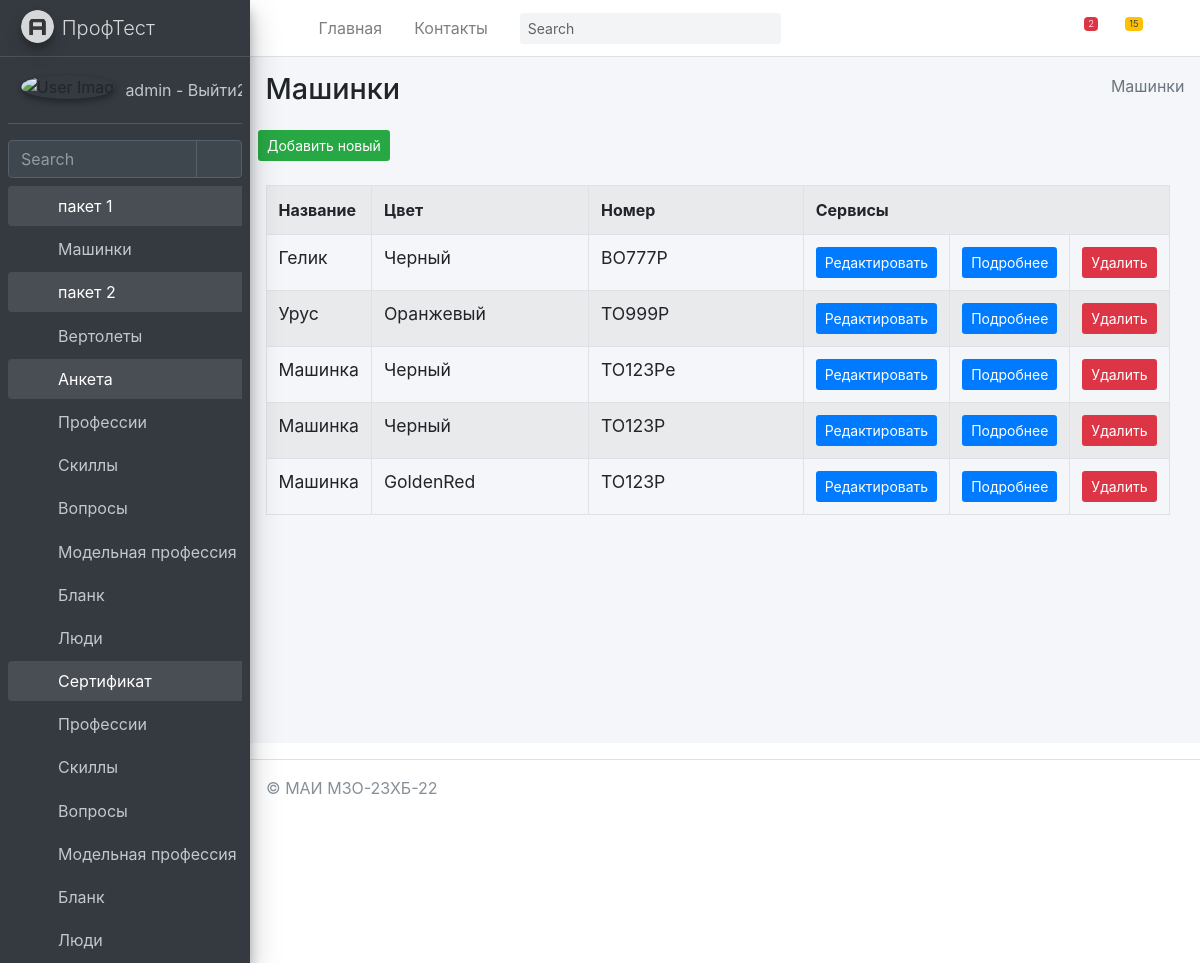
Page /car/mycar/ (signed in) on the earlier database version.
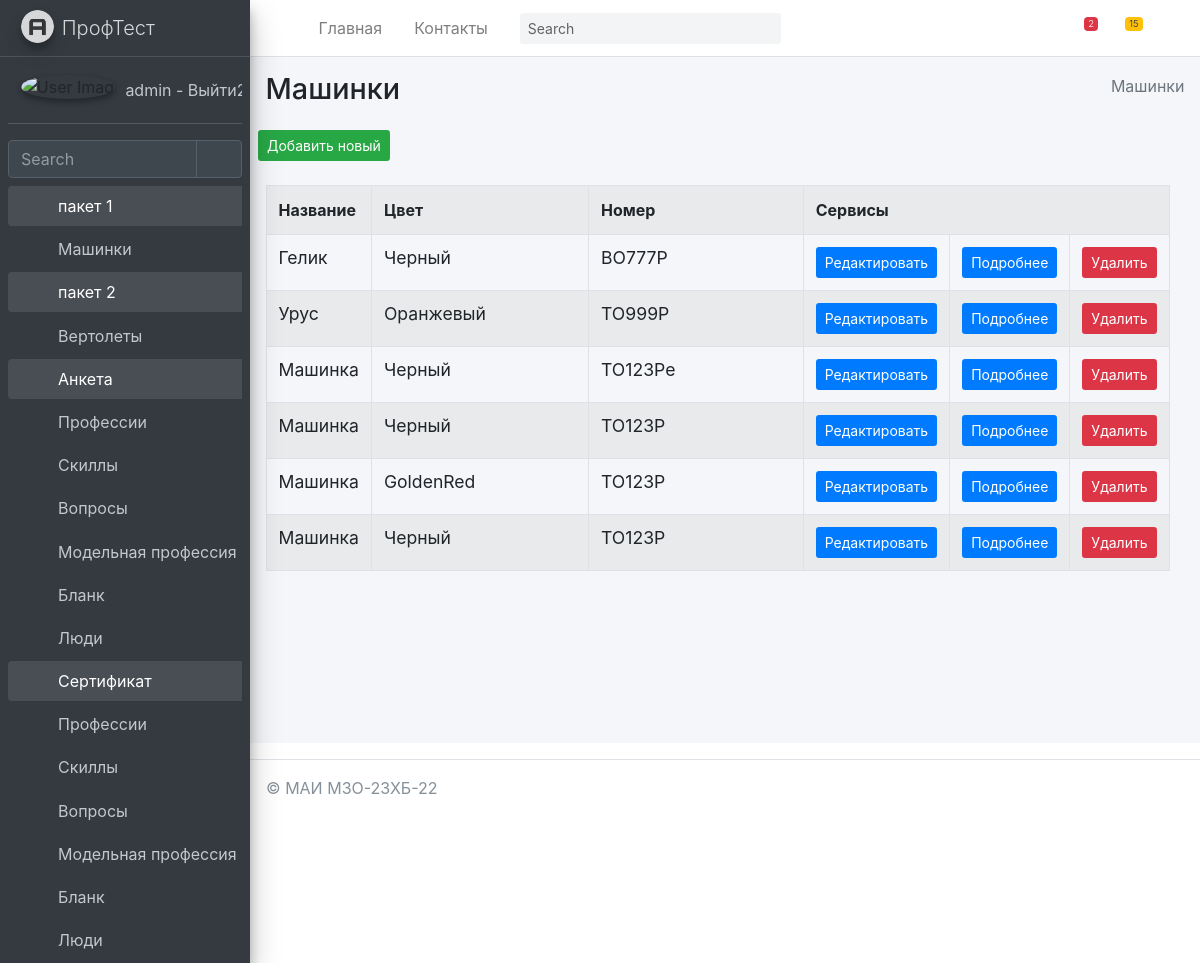
Same page on the later database version.
### mysite/car/models.py (models this page shows, shortened)
class Forlog(models.Model):
    created_at = models.DateTimeField(auto_now_add=True,  verbose_name='Создано')
    updated_at = models.DateTimeField(auto_now=True, verbose_name='Обновлено')
    edesc = models.TextField(blank=True, null=True, verbose_name='Комментарий')
    erem = models.BooleanField(default=False, verbose_name='Удалить?')
    class Meta:
        abstract = True

class MyCar(Forlog):
    name = models.CharField(max_length=255, blank=False, null= False, default="Машинка", verbose_name="Название")
    color = models.CharField(max_length=255, blank=False, null = False, default="Черный", verbose_name="Цвет")
    nomb = models.CharField(max_length=255, blank=False, null = False, default="TO123P", verbose_name="Номер")
    class Meta:
        verbose_name = 'Машинка'
        verbose_name_plural = 'Машинки'
        ordering = ['id']

### mysite/car/views.py (the view)
# urls.py: path('mycar/', MyCarView.as_view(), name='MyCar'),
@method_decorator(login_required(login_url='/login/'), name='dispatch')
class MyCarView(ListView):
	model = MyCar
	context_object_name = 'mycar_list'
	success_url = reverse_lazy('car: MyCar')
	paginate_by = item_for_page
	def get_context_data(self, *, object_list=None, **kwargs):
		context = super(MyCarView,self).get_context_data(**kwargs)
		context['sometry'] = self.model._meta.verbose_name_plural
		context['col1name'] = self.model._meta.get_field("name").verbose_name
		context['col2name'] = self.model._meta.get_field("color").verbose_name
		context['col3name'] = self.model._meta.get_field("nomb").verbose_name
		context['collastname'] = 'Cервисы'
		return context

### mysite/car/templates/car/mycar_list.html (shortened to what this page needs)
{% extends "car/base.html" %}
{% block content %}
{% load car_tags %}
<div class="content-wrapper">
    {% block sidebar %}
    {% include 'car/includes/_breadcrumb.html' %}
    {% endblock %}
    <section class="content">
        <button class="btn bg-success btn-sm">
            <a href="{% url 'car:MyCarCreate' %}" class=''>
                Добавить новый
            </a>
        </button>
        <br><br>
        <div class="container-fluid row">
            <div class="col-md-12">
                <table class="table table-striped table-bordered ">
                    <tr>
                        <th class="w-10">{{ col1name }}</th>
                        <th class="w-25">{{ col2name }}</th>
                        <th class="w-25">{{ col3name }}</th>
                        <th colspan="3">Сервисы</th>
                    </tr>
                    {% for item in mycar_list %}
                    <tr>
                        <td>
                            <h5 class="card-title">
                                {{ item.name }}
                            </h5>
                        </td>
                        <td>
                            <h5 class="card-title">
                                {{ item.color }}
                            </h5>
                        </td>
                        <td>
                            <h5 class="card-title">
                                {{ item.nomb }}
                            </h5>
                        </td>
                        <td>
                            <button class="btn bg-primary  btn-sm">
                                <a href="{% url 'car:MyCarUpdate' item.pk %}">Редактировать</a>
                            </button>
                        </td>
                        <td>
                            <button class="btn bg-primary  btn-sm">
                                <a href="{% url 'car:MyCarDetail' item.pk %}">Подробнее</a>
                            </button>
                        </td>
                        <td>
                            <button class="btn bg-danger  btn-sm" >
                                <a href="{% url 'car:MyCarDelete' item.pk %}">Удалить</a>
                            </button>
                        </td>
                    </tr>
                    {% endfor %}
                </table>
            </div>
        </div>
    </section>
</div>
{% endblock %}

### mysite/templates/includes/full_sidebar.html
<aside class="main-sidebar sidebar-dark-primary elevation-4">
    <a href="/" class="brand-link">
        <img src="{{ ASSETS_ROOT }}/img/AdminLTELogo.png" alt="AdminLTE Logo" class="brand-image img-circle elevation-3"
             style="opacity: .8">
        <span class="brand-text font-weight-light">ПрофТест</span>
    </a>
    <div class="sidebar">
        <div class="user-panel mt-3 pb-3 mb-3 d-flex">
            <div class="image">
                <img src="{{ ASSETS_ROOT }}/img/user2-160x160.jpg" class="img-circle elevation-2" alt="User Image">
            </div>
            <div class="info">
                <a href="{% url 'logout' %}" class="d-block">
                    {{ request.user.username }} - Выйти2
                </a>
            </div>
        </div>
        <div class="form-inline">
            <div class="input-group" data-widget="sidebar-search">
                <input class="form-control form-control-sidebar" type="search" placeholder="Search" aria-label="Search">
                <div class="input-group-append">
                    <button class="btn btn-sidebar">
                        <i class="fas fa-search fa-fw"></i>
                    </button>
                </div>
            </div>
        </div>
        <nav class="mt-2">
            <ul class="nav nav-pills nav-sidebar flex-column" data-widget="treeview" role="menu" data-accordion="false">
                {% for item1 in SIDEBAR %}
                    <li class="nav-item {% if 'children' in item1 %} has-treeview menu-is-opening menu-open {% endif %}">
                    <a href="{% if 'children' in item1 %}#{% else %}{{ item1.url }}{% endif %}" class="nav-link">
                        <i class="nav-icon fas fa-circle {{ item1.color }}"></i>
                        <p>
                            {{ item1.name }}
                            {% if 'children' in item1 %}<i class="right fas fa-angle-left"></i>{% endif %}
                        </p>
                    </a>
                    <ul class="nav nav-treeview">
                    {% if 'children' in item1 %}
                        {% for item2 in item1.children %}
                            <li class="nav-item">
                                <a href="{{ item2.url }}" class="nav-link">
                                    <i class="far fa-circle nav-icon"></i>
                                    <p>{{ item2.name }}</p>
                                </a>
                            </li>
                        {% endfor %}
                    {% endif %}
                    </ul>
                    </li>
                {% endfor %}
            </ul>
        </nav>
    </div>
</aside>

Differences in the rows shown:
added MyCar: name "Машинка", color "Черный", nomb "TO123P"
